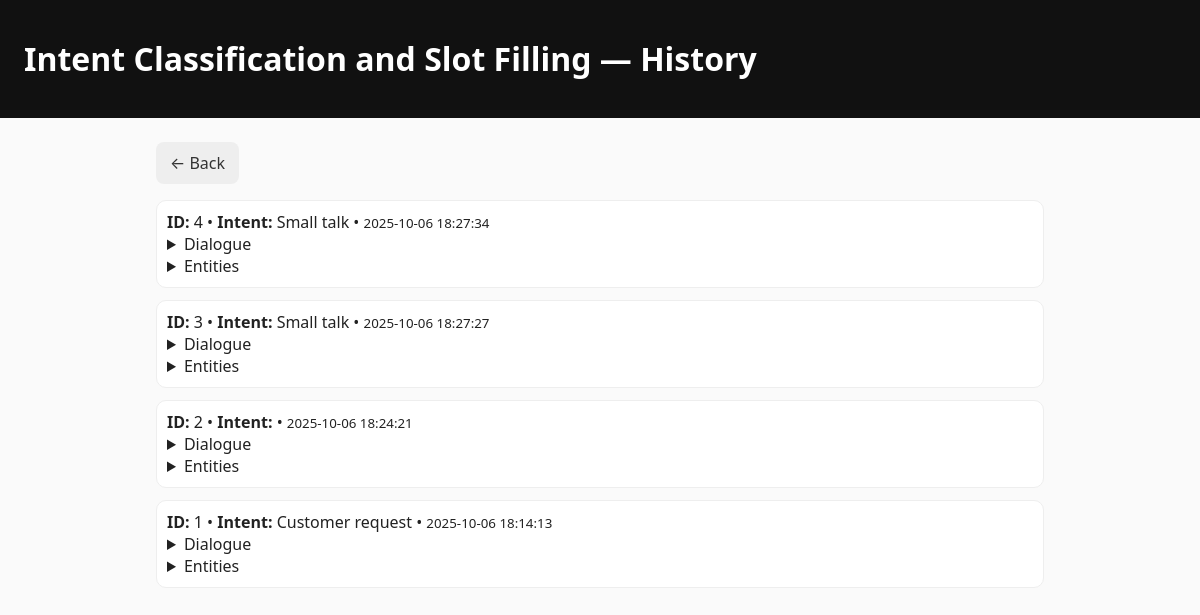
The app's page /history with its own data.
### tables this page shows
CREATE TABLE annotations (
  id INTEGER PRIMARY KEY AUTOINCREMENT,
  intent TEXT,
  dialogue TEXT,
  entities_json TEXT,
  created_at TEXT NOT NULL DEFAULT CURRENT_TIMESTAMP
);

### app.py (the view)
@app.route("/history", methods=["GET"])
def history():
    with closing(get_conn()) as conn:
        rows = conn.execute(
            "SELECT id, intent, dialogue, entities_json, created_at FROM annotations ORDER BY id DESC LIMIT 50"
        ).fetchall()
    return render_template("history.html", rows=rows)

### app.py (called while the page is built)
def get_conn():
    conn = sqlite3.connect(DB_PATH)
    conn.row_factory = sqlite3.Row
    return conn

@app.context_processor
def inject_globals():
    return dict(
        app_title=TITLE,
        details_html=DETAILS_HTML,
        entity_labels=entity_labels,
        intent_choices=intent_choices,
    )

### templates/history.html (shortened to what this page needs)
<!doctype html>
<html lang="en">
<head>
  <link rel="stylesheet" href="{{ url_for('static', filename='styles.css') }}">
</head>
<body>
<header><h1>{{ app_title }} — History</h1></header>
<main>
  <a class="secondary" href="{{ url_for('annotate') }}">← Back</a>
  <ul class="history">
  {% for r in rows %}
    <li>
      <div><strong>ID:</strong> {{ r["id"] }} • <strong>Intent:</strong> {{ r["intent"] }} • <small>{{ r["created_at"] }}</small></div>
      <details><summary>Dialogue</summary><pre>{{ r["dialogue"] }}</pre></details>
      <details><summary>Entities</summary><pre>{{ r["entities_json"] }}</pre></details>
    </li>
  {% else %}
    <li>No annotations yet.</li>
  {% endfor %}
  </ul>
</main>
</body>
</html>

### static/styles.css (style rules this page uses)
* { box-sizing: border-box; }
body { font-family: system-ui, -apple-system, Segoe UI, Roboto, Arial, sans-serif; margin: 0; background: #fafafa; color: #222; }
header { background: #111; color: #fff; padding: 16px 24px; }
main { max-width: 920px; margin: 24px auto; padding: 0 16px; }
.secondary { display: inline-block; padding: 10px 14px; background: #eee; color: #333; text-decoration: none; border-radius: 8px; }
.history { list-style: none; padding: 0; display: grid; gap: 12px; }
.history li { background: #fff; border: 1px solid #eee; padding: 10px; border-radius: 10px; }

### records on screen
annotations: id "4", intent "Small talk", created_at "2025-10-06 18:27:34"
annotations: id "3", intent "Small talk", created_at "2025-10-06 18:27:27"
annotations: id "2", created_at "2025-10-06 18:24:21"
annotations: id "1", intent "Customer request", created_at "2025-10-06 18:14:13"

### other values on screen
{{ app_title }} "Intent Classification and Slot Filling"
